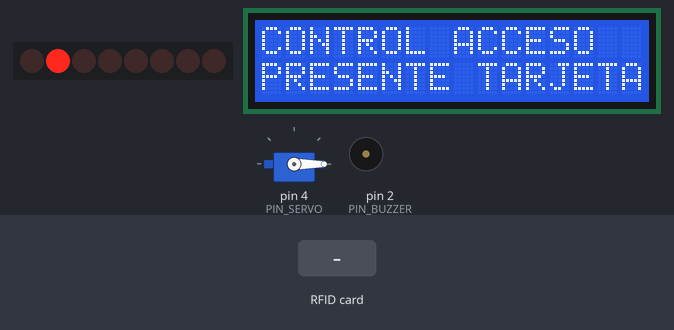
Recording of a sketch running on a simulated Arduino Uno, built with avr-gcc and run on an emulated ATmega328P. Parts: 8 shift-register outputs drawn as a row of LEDs (first output left, lit = HIGH), 16×2 character LCD, servo, buzzer (waves = sounding, pin HIGH). Wiring (inferred from the names in the program): 4×4 keypad with keys 1 2 3 A 4 5 6 B 7 8 9 C * 0 # D: rows pin 0, pin 1, pin 3, pin 5; columns A0, A1, A2, A3; shift register (74HC595): data pin 7; shift clock pin 8; latch pin 9. Wiring (inferred from the signals the program sends): row of LEDs: on Q0, Q1, Q2, Q3, Q4, Q5, Q6, Q7. The test bench sets the inputs (shaded band). Pins used as bus, display or sensor lines are not drawn.

Above: at 2.2 s.
2.3 s: RFID card 5E 7A 19 C4 held to the reader
At 2.51 s:
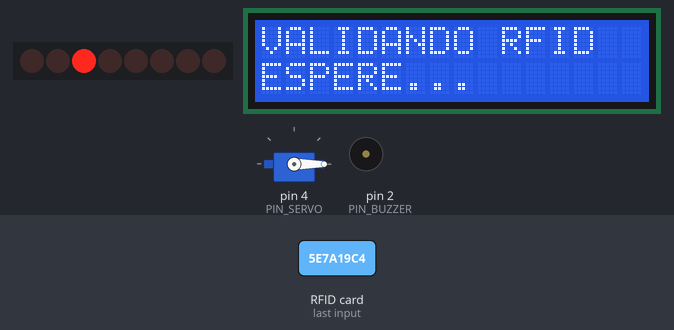
At 3.5 s:
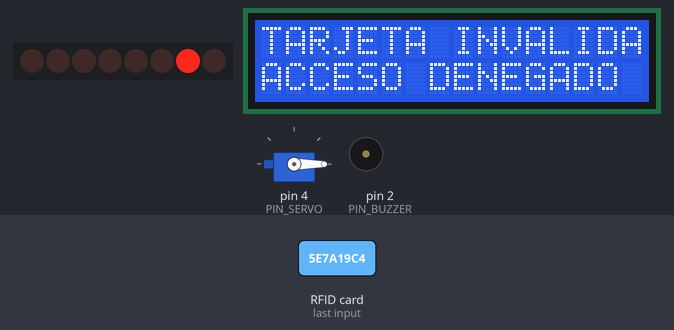
Timing chart, 0 to 5.8 s (numbered marks = the images above; inputs shaded):
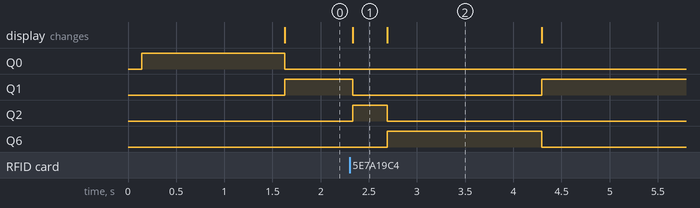

The sketch:

control_acceso_final.ino
```cpp
/*
  Arquitectura del Computador - Proyecto final, Variante A
  Arduino UNO / ATmega328P
  RFID RC522 + EEPROM (formato compatible con fase1.ino)
  74HC595 + 8 LEDs, teclado 4x4, LCD I2C 16x2,
  servo SG90 y buzzer ACTIVO.

  Teclas: * borrar, # confirmar PIN, D cerrar puerta,
          C apagar alarma (despues de 3 PIN incorrectos).

  IMPORTANTE: el teclado usa D0 y D1. Desconectar temporalmente
  esas DOS lineas al cargar el sketch por USB; reconectar luego.
  Este programa final NO usa Serial.

  Las credenciales se deben registrar antes con fase1.ino usando
  REG 1 dddd / REG 2 dddd, y se conservan en EEPROM.

  Ajustar ANGULO_CERRADO / ANGULO_ABIERTO a la puerta real.
  Verificar alimentaciones: RC522 a 3.3V y niveles SPI adaptados;
  servo con fuente apropiada y GND comun; buzzer con consumo apto.
*/


#include <Arduino.h>
#include <SPI.h>
#include <MFRC522.h>
#include <EEPROM.h>
#include <Wire.h>
#include <LiquidCrystal_I2C.h>
#include <Servo.h>
#include <string.h>

// ------------------ PINES SEGUN NUESTRA TABLA ------------------
const byte PIN_BUZZER = 2;
const byte PIN_SERVO  = 4;
const byte RFID_RST = 6;
const byte PIN_DATA  = 7;
const byte PIN_CLOCK = 8;
const byte PIN_LATCH = 9;
const byte RFID_SS = 10; // SPI MOSI=11, MISO=12, SCK=13

// Teclado: F1/F2/F3/F4 -> D0/D1/D3/D5; C1..C4 -> A0..A3.
const byte FILAS[4] = {0, 1, 3, 5};
const byte COLUMNAS[4] = {A0, A1, A2, A3};
const char TECLAS[4][4] = {
  {'1','2','3','A'},
  {'4','5','6','B'},
  {'7','8','9','C'},
  {'*','0','#','D'}
};

// Confirmar la direccion I2C de tu modulo; la mas habitual es 0x27.
LiquidCrystal_I2C lcd(0x27, 16, 2);
MFRC522 rfid(RFID_SS, RFID_RST);
Servo puerta;

const byte ANGULO_CERRADO = 0;
const byte ANGULO_ABIERTO = 90;
const uint32_t MS_INICIO = 1500;
const uint32_t MS_VALIDACION = 350;
const uint32_t MS_MENSAJE = 1600;
const uint32_t MS_REBOTE = 35;
const byte MAX_INTENTOS = 3;

// ------- FORMATO EEPROM: IDENTICO AL DE fase1.ino -------
namespace Access {
  const byte USER_COUNT = 2;
  const byte RECORD_SIZE = 19;
  const byte MARKER = 0xA7;
  const byte VERSION = 1;
  struct User {
    byte length;
    byte uid[10];
    char pin[4]; // NO termina en '\0'; siempre comparar 4 bytes.
  };
  bool validLength(byte n) { return n == 4 || n == 7 || n == 10; }
  bool validPin(const char *pin) {
    for (byte i = 0; i < 4; ++i)
      if (pin[i] < '0' || pin[i] > '9') return false;
    return true;
  }
  uint16_t crc16(const byte *data, byte count) {
    uint16_t crc = 0xFFFF;
    for (byte i = 0; i < count; ++i) {
      crc ^= static_cast<uint16_t>(data[i]) << 8;
      for (byte j = 0; j < 8; ++j)
        crc = (crc & 0x8000) ? (crc << 1) ^ 0x1021 : crc << 1;
    }
    return crc;
  }
  bool decode(const byte *record, User &user) {
    if (record[0] != MARKER || record[1] != VERSION ||
        !validLength(record[2])) return false;
    uint16_t expected = static_cast<uint16_t>(record[17]) |
                        (static_cast<uint16_t>(record[18]) << 8);
    if (crc16(record + 1, 16) != expected || !validPin((const char *)(record + 13)))
      return false;
    user.length = record[2];
    memcpy(user.uid, record + 3, 10);
    memcpy(user.pin, record + 13, 4);
    return true;
  }
}

bool leerUsuario(byte slot, Access::User &usuario) {
  if (slot >= Access::USER_COUNT) return false;
  byte raw[Access::RECORD_SIZE];
  for (byte i = 0; i < Access::RECORD_SIZE; ++i)
    raw[i] = EEPROM.read(slot * Access::RECORD_SIZE + i);
  return Access::decode(raw, usuario);
}

// ---------------- MAQUINA DE ESTADOS Y 8 LEDS ----------------
enum Estado : byte {
  INICIO, ESPERANDO_RFID, VALIDANDO_RFID, ESPERANDO_PIN,
  VALIDANDO_PIN, AUTORIZADO, DENEGADO, ALARMA, PUERTA_ABIERTA
};
Estado estado = INICIO;
uint32_t desdeEstado = 0;

void actualizarLEDs(byte mascara) {
  digitalWrite(PIN_LATCH, LOW);
  shiftOut(PIN_DATA, PIN_CLOCK, MSBFIRST, mascara);
  digitalWrite(PIN_LATCH, HIGH);
}
void cambiarEstado(Estado nuevo) {
  estado = nuevo;
  desdeEstado = millis();
  byte bit = (nuevo == PUERTA_ABIERTA) ? 5 : (byte)nuevo;
  actualizarLEDs((byte)(1U << bit));
}

// ----------------------- TECLADO -----------------------
// Barrido sin librerias extra: filas activas en LOW,
// columnas con resistencia pull-up interna del ATmega328P.
char teclaInstantanea() {
  for (byte f = 0; f < 4; ++f) {
    digitalWrite(FILAS[f], LOW);
    delayMicroseconds(8);
    for (byte c = 0; c < 4; ++c) {
      if (digitalRead(COLUMNAS[c]) == LOW) {
        digitalWrite(FILAS[f], HIGH);
        return TECLAS[f][c];
      }
    }
    digitalWrite(FILAS[f], HIGH);
  }
  return 0;
}

// Un unico evento por pulsacion, cuando la tecla se estabiliza.
char leerTecla() {
  static char anterior = 0, estable = 0;
  static uint32_t desdeCambio = 0;
  char actual = teclaInstantanea();
  if (actual != anterior) {
    anterior = actual;
    desdeCambio = millis();
  }
  if ((uint32_t)(millis() - desdeCambio) >= MS_REBOTE && actual != estable) {
    estable = actual;
    if (estable != 0) return estable;
  }
  return 0;
}

// ----------------------- PANTALLA ----------------------
void mostrar(const __FlashStringHelper *arriba, const __FlashStringHelper *abajo) {
  lcd.clear();
  lcd.setCursor(0, 0); lcd.print(arriba);
  lcd.setCursor(0, 1); lcd.print(abajo);
}
char pinIngresado[5] = {0};
byte cantidadPIN = 0;
byte intentos = 0;
Access::User usuarioActual = {};
byte uidPendiente[10] = {0};
byte longitudPendiente = 0;
bool alarmaPendiente = false;

void mostrarPIN() {
  lcd.setCursor(0, 0);
  lcd.print(F("INGRESE SU PIN  "));
  lcd.setCursor(0, 1);
  for (byte i = 0; i < 4; ++i)
    lcd.print(i < cantidadPIN ? '*' : '_');
  lcd.print(F("            "));
}

void resetearPIN() {
  memset(pinIngresado, 0, sizeof(pinIngresado));
  cantidadPIN = 0;
}

void esperarTarjeta() {
  digitalWrite(PIN_BUZZER, LOW);
  intentos = 0;
  alarmaPendiente = false;
  resetearPIN();
  memset(&usuarioActual, 0, sizeof(usuarioActual));
  cambiarEstado(ESPERANDO_RFID);
  mostrar(F("CONTROL ACCESO"), F("PRESENTE TARJETA"));
}

void solicitarPIN() {
  resetearPIN();
  cambiarEstado(ESPERANDO_PIN);
  mostrarPIN();
}

bool leerTarjetaNueva() {
  if (!rfid.PICC_IsNewCardPresent() || !rfid.PICC_ReadCardSerial()) return false;
  longitudPendiente = rfid.uid.size;
  bool valida = Access::validLength(longitudPendiente);
  if (valida) memcpy(uidPendiente, rfid.uid.uidByte, longitudPendiente);
  rfid.PICC_HaltA();
  rfid.PCD_StopCrypto1();
  return valida;
}

bool usuarioRegistrado() {
  Access::User candidato;
  for (byte i = 0; i < Access::USER_COUNT; ++i) {
    if (leerUsuario(i, candidato) && candidato.length == longitudPendiente &&
        memcmp(candidato.uid, uidPendiente, longitudPendiente) == 0) {
      usuarioActual = candidato;
      return true;
    }
  }
  return false;
}

void procesarTeclaPIN(char tecla) {
  if (tecla >= '0' && tecla <= '9') {
    if (cantidadPIN < 4) {
      pinIngresado[cantidadPIN++] = tecla;
      pinIngresado[cantidadPIN] = '\0';
      mostrarPIN();
    }
  } else if (tecla == '*') {
    if (cantidadPIN) --cantidadPIN;
    pinIngresado[cantidadPIN] = '\0';
    mostrarPIN();
  } else if (tecla == '#' && cantidadPIN == 4) {
    cambiarEstado(VALIDANDO_PIN);
    mostrar(F("VALIDANDO PIN"), F("ESPERE..."));
  }
}

void abrirPuerta() {
  puerta.write(ANGULO_ABIERTO);
  cambiarEstado(AUTORIZADO);
  mostrar(F("ACCESO"), F("AUTORIZADO"));
}

void mostrarDenegado(bool porPIN) {
  alarmaPendiente = porPIN && intentos >= MAX_INTENTOS;
  cambiarEstado(DENEGADO);
  if (porPIN) mostrar(F("ACCESO DENEGADO"), F("PIN INCORRECTO"));
  else mostrar(F("TARJETA INVALIDA"), F("ACCESO DENEGADO"));
}

void activarAlarma() {
  cambiarEstado(ALARMA);
  digitalWrite(PIN_BUZZER, HIGH);
  mostrar(F("ACCESO BLOQUEADO"), F("ALARMA ACTIVADA"));
}

void setup() {
  // No Serial.begin(): los pines D0/D1 pertenecen al teclado.
  pinMode(PIN_BUZZER, OUTPUT);
  digitalWrite(PIN_BUZZER, LOW);
  pinMode(PIN_DATA, OUTPUT);
  pinMode(PIN_CLOCK, OUTPUT);
  pinMode(PIN_LATCH, OUTPUT);
  pinMode(RFID_SS, OUTPUT);
  digitalWrite(RFID_SS, HIGH);

  for (byte f = 0; f < 4; ++f) {
    digitalWrite(FILAS[f], HIGH); // evitar pulsos LOW al habilitar OUTPUT
    pinMode(FILAS[f], OUTPUT);
  }
  for (byte c = 0; c < 4; ++c) pinMode(COLUMNAS[c], INPUT_PULLUP);

  lcd.init();
  lcd.backlight();
  mostrar(F("SISTEMA ACCESO"), F("INICIANDO..."));

  puerta.attach(PIN_SERVO);
  puerta.write(ANGULO_CERRADO);
  cambiarEstado(INICIO);

  SPI.begin();
  rfid.PCD_Init();
  // EEPROM no se borra ni se reescribe al iniciar.
}

void loop() {
  const uint32_t ahora = millis();
  const char tecla = leerTecla();

  switch (estado) {
    case INICIO:
      if ((uint32_t)(ahora - desdeEstado) >= MS_INICIO) esperarTarjeta();
      break;

    case ESPERANDO_RFID:
      if (leerTarjetaNueva()) {
        cambiarEstado(VALIDANDO_RFID);
        mostrar(F("VALIDANDO RFID"), F("ESPERE..."));
      }
      break;

    case VALIDANDO_RFID:
      if ((uint32_t)(ahora - desdeEstado) >= MS_VALIDACION) {
        if (usuarioRegistrado()) solicitarPIN();
        else mostrarDenegado(false);
      }
      break;

    case ESPERANDO_PIN:
      if (tecla) procesarTeclaPIN(tecla);
      break;

    case VALIDANDO_PIN:
      if ((uint32_t)(ahora - desdeEstado) >= MS_VALIDACION) {
        if (memcmp(pinIngresado, usuarioActual.pin, 4) == 0) {
          abrirPuerta();
        } else {
          ++intentos;
          if (intentos >= MAX_INTENTOS) {
            mostrarDenegado(true);
          } else {
            cambiarEstado(DENEGADO);
            mostrar(F("PIN INCORRECTO"), F("INTENTE DE NUEVO"));
            alarmaPendiente = false;
          }
        }
      }
      break;

    case DENEGADO:
      if ((uint32_t)(ahora - desdeEstado) >= MS_MENSAJE) {
        if (alarmaPendiente) activarAlarma();
        else if (intentos > 0) solicitarPIN();
        else esperarTarjeta();
      }
      break;

    case AUTORIZADO:
      if ((uint32_t)(ahora - desdeEstado) >= MS_MENSAJE) {
        cambiarEstado(PUERTA_ABIERTA); // mismo LED 6 de AUTORIZADO
        mostrar(F("PUERTA ABIERTA"), F("D = CERRAR"));
      }
      // La orden de cierre tambien funciona en el mensaje inicial.
      if (tecla == 'D') {
        puerta.write(ANGULO_CERRADO);
        esperarTarjeta();
      }
      break;

    case PUERTA_ABIERTA:
      if (tecla == 'D') {
        puerta.write(ANGULO_CERRADO);
        esperarTarjeta();
      }
      break;

    case ALARMA:
      // No hay temporizador: suena indefinidamente hasta presionar C.
      if (tecla == 'C') esperarTarjeta();
      break;
  }
}
```

Measured:
- after the input at 2.3 s, Q1: HIGH → LOW at once, → HIGH 2.0 s later; Q2: LOW → HIGH at once, → LOW 0.36 s later; Q6: LOW → HIGH after 0.39 s, → LOW 1.6 s later; the display: changes at once (image 1)
- what the display in image 2 shows lasts 1.6 s, from 2.7 s to 4.3 s
